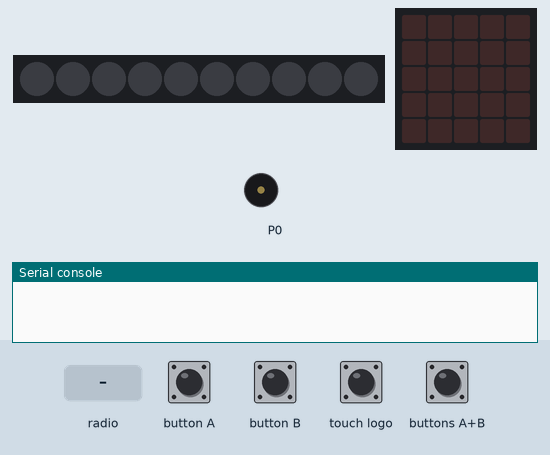
Simulated run of this program. Board: BBC micro:bit (MakeCode). On the bench: 10 RGB LEDs in strip order, left to right, the board's 5×5 LED display, buzzer (waves = sounding), the last lines printed to the serial console. The inputs (shaded band) are chosen by the test bench. Dim RGB values are drawn brighter than linear; no radio messages arrive unless stated (any console line starting 'radio sent:' is added by the test bench).

Above: at 1.2 s.
1.3 s: button A pressed for 0.15 s
At 1.65 s:
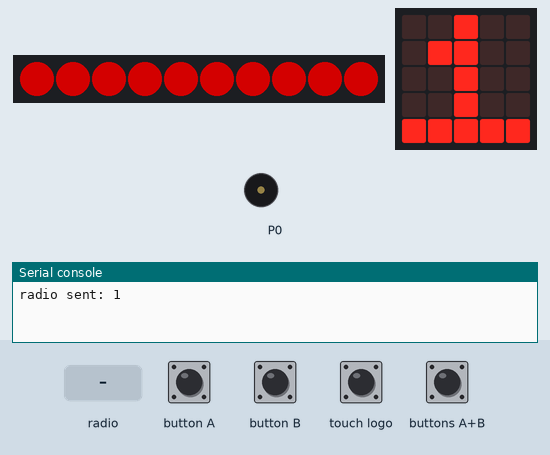
4.3 s: button B pressed for 0.15 s
At 4.67 s:
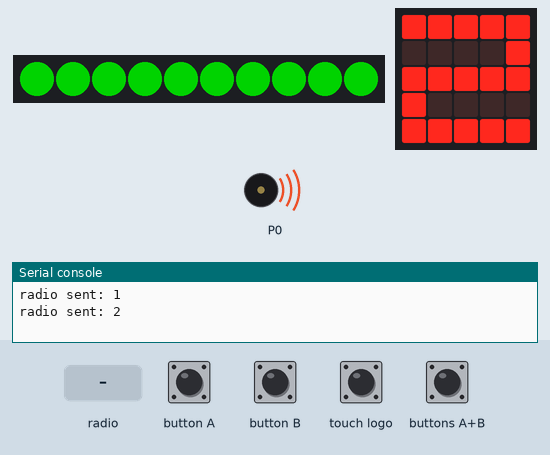
7.3 s: buttons A+B pressed for 0.15 s
At 8.91 s:
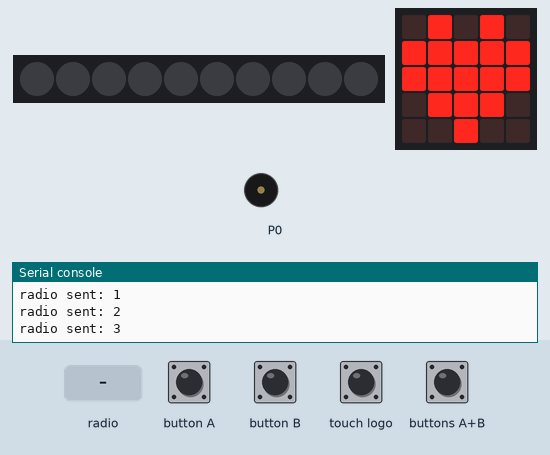
10.3 s: touch logo pressed for 0.15 s
At 12.2 s:
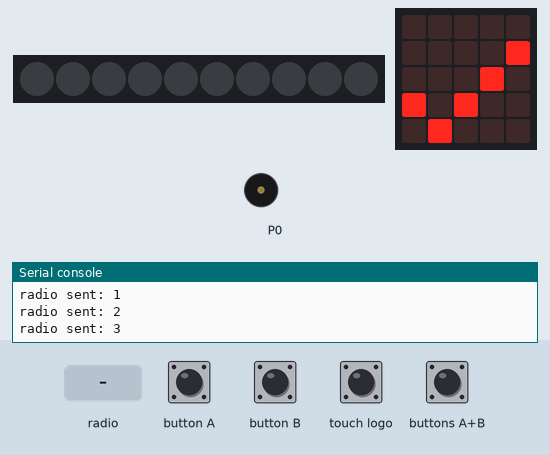
12.6 s: radio message "1" arrives
At 12.77 s:
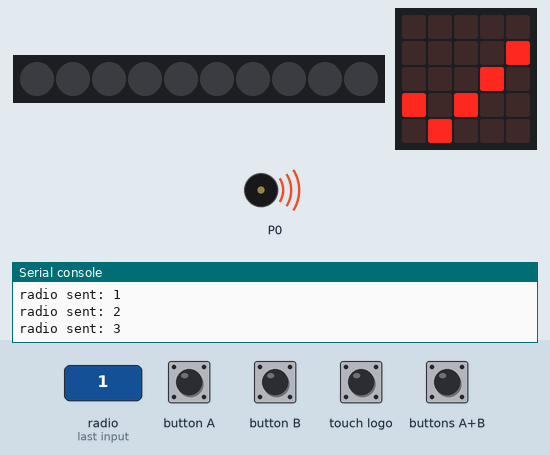
15.6 s: touch logo pressed for 1 s
At 15.71 s:
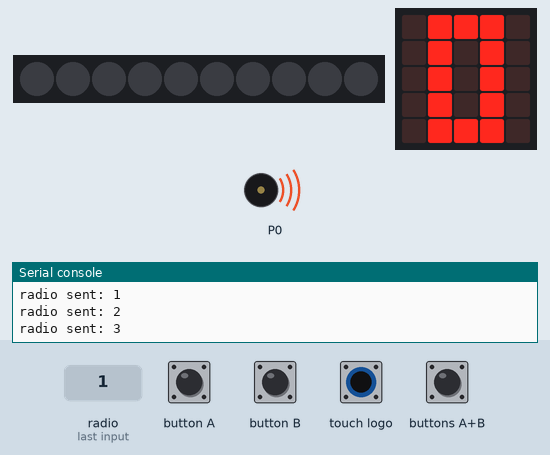
Timing chart, 0 to 18.6 s (numbered marks = the images above; inputs shaded):
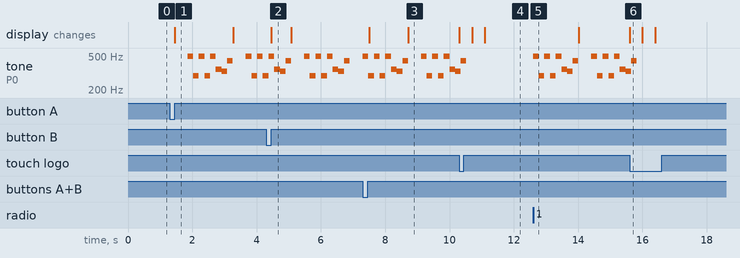

Measured:
- after the input at 1.3 s, tone on P0: plays 494 Hz for 0.18 s, 294 Hz for 0.18 s, 494 Hz for 0.18 s, 294 Hz for 0.18 s, 494 Hz for 0.18 s, 349 Hz for 0.18 s … (12 notes in this stretch), starting after 0.55 s; the display: changes after 0.15 s (image 1)
- after the input at 4.3 s, the display: changes after 0.15 s (image 2)
- after the input at 7.3 s, the display: first changes after 0.20 s (image 3 shows a later state)
- after the input at 10.3 s, tone on P0: goes on until 10.5 s, then stays silent; the display: first changes at once (image 4 shows a later state)
- after the input at 12.6 s, tone on P0: plays 494 Hz for 0.18 s, 294 Hz for 0.18 s, 494 Hz for 0.18 s, 294 Hz for 0.18 s, 494 Hz for 0.18 s, 349 Hz for 0.18 s … (15 notes in this stretch), starting at once
- after the input at 15.6 s, tone on P0: goes on until 15.8 s, then stays silent; the display: changes at once (image 6)
- what the display in image 1 shows lasts 1.8 s, from 1.5 s to 3.3 s

The program:

main.ts
```typescript
radio.onReceivedNumber(function (receivedNumber) {
    count = 0
    if (receivedNumber == 1) {
        while (count < 10) {
            music.playMelody("B D B D B F E A ", 344)
            images.iconImage(IconNames.Heart).showImage(0)
            count += 1
        }
    }
    images.iconImage(IconNames.Yes).showImage(0)
})
input.onButtonPressed(Button.A, function () {
    LED.showColor(neopixel.colors(NeoPixelColors.Red))
    radio.sendNumber(1)
    images.createImage(`
        . . # . .
        . # # . .
        . . # . .
        . . # . .
        # # # # #
        `).showImage(0)
    count = 0
    while (count < 10) {
        music.playMelody("B D B D B F E A ", 344)
        images.iconImage(IconNames.Heart).showImage(0)
        count += 1
    }
    images.iconImage(IconNames.Yes).showImage(0)
})
input.onButtonPressed(Button.AB, function () {
    LED.showColor(neopixel.colors(NeoPixelColors.Black))
    radio.sendNumber(3)
    images.createImage(`
        # # # # #
        . . . . #
        # # # # #
        . . . . #
        # # # # #
        `).showImage(0)
})
input.onButtonPressed(Button.B, function () {
    LED.showColor(neopixel.colors(NeoPixelColors.Green))
    radio.sendNumber(2)
    images.createImage(`
        # # # # #
        . . . . #
        # # # # #
        # . . . .
        # # # # #
        `).showImage(0)
})
input.onLogoEvent(TouchButtonEvent.Touched, function () {
    count = 10
    images.createImage(`
        . # # # .
        . # . # .
        . # . # .
        . # . # .
        . # # # .
        `).showImage(0)
})
let count = 0
let LED: neopixel.Strip = null
LED = neopixel.create(DigitalPin.P1, 10, NeoPixelMode.RGB)
LED.showColor(neopixel.colors(NeoPixelColors.Black))
```

test.ts
```typescript
// 在這裡測試；當此封包作為擴充功能時，將不會編譯此內容。
```
